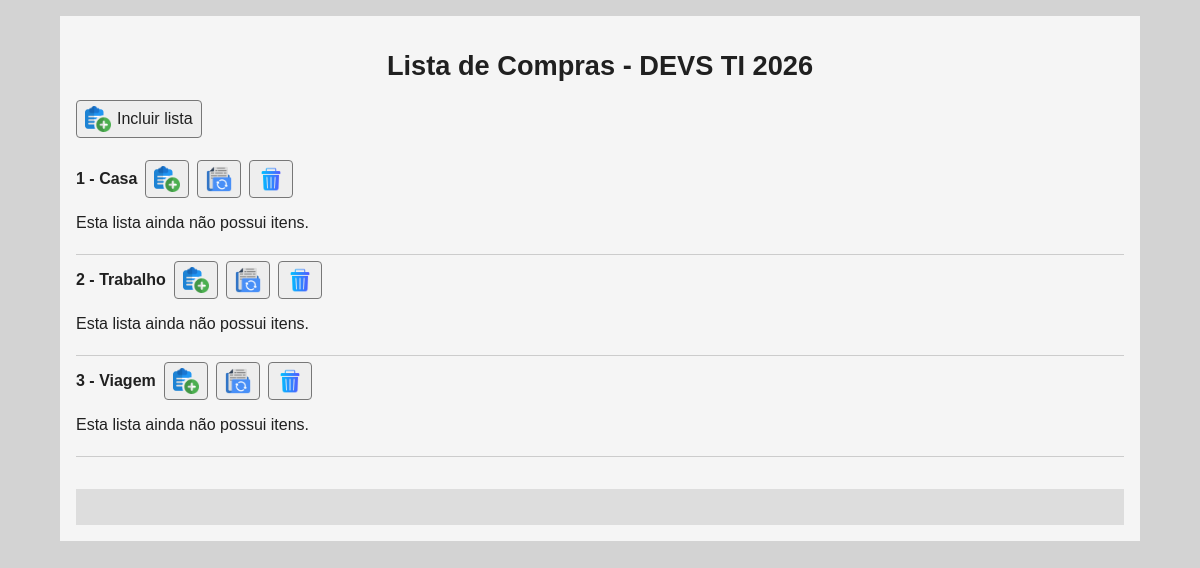
The app's page /, older data.
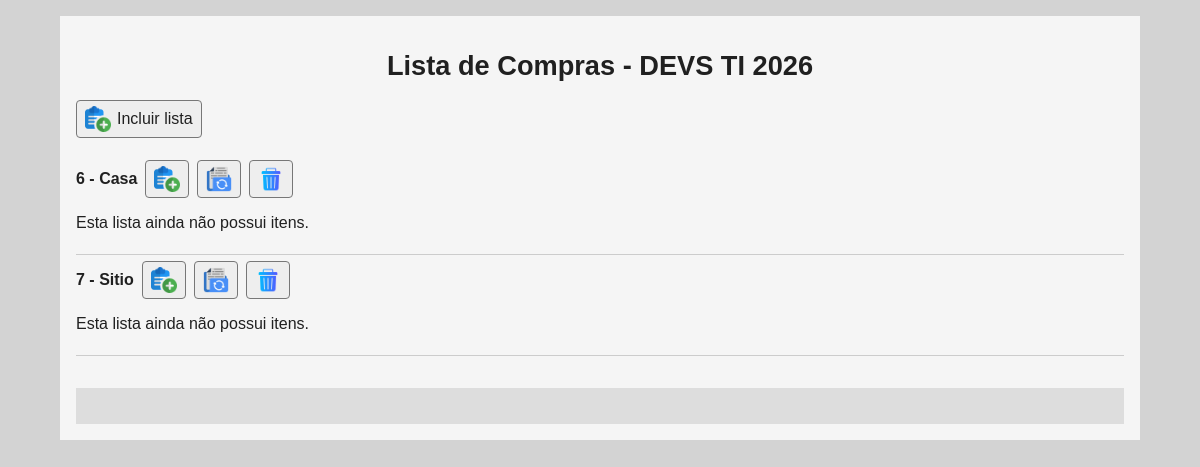
The same page, newer data.
### tables this page shows
CREATE TABLE `lista` (
  `codigo` int NOT NULL COMMENT 'Código da Lista de Compra',
  `nome` varchar(100) NOT NULL COMMENT 'Nome da Lista de Compras'
);

### funcoes.php (called while the page is built, shortened)
<?php
function escapar($valor): string
{
    return htmlspecialchars((string) $valor, ENT_QUOTES | ENT_SUBSTITUTE, 'UTF-8');
}

### index.php (the view, shortened to what this page needs)
<?php
require_once __DIR__ . '/funcoes.php';
require_once __DIR__ . '/conexao.php';
try {
    $stmt = $conn->query('SELECT codigo, nome FROM lista ORDER BY nome, codigo');
    $listas = $stmt->fetchAll();
    $itensPorLista = [];
} catch (PDOException $e) {
    error_log((string) $e);
    http_response_code(500);
    exit('Não foi possível consultar os dados. Confira a estrutura do banco no README.');
}
$mensagem = $_GET['msg'] ?? '';
?>
<!DOCTYPE html>
<html lang="pt-BR">
<head>
    <link rel="stylesheet" href="estilo.css">
</head>
<body>
    <main>
        <h1>Lista de Compras - DEVS TI 2026</h1>
        <nav><a class="botao" href="incluirlista.php"><img src="img/add.png" class="icon" alt="">Incluir lista</a></nav>
        <?php if (!$listas): ?>
            <p>Não há listas cadastradas.</p>
        <?php else: ?>
            <ul class="listas">
            <?php foreach ($listas as $lista): ?>
                <li>
                    <div class="acoes">
                        <strong><?= escapar($lista['codigo']) ?> - <?= escapar($lista['nome']) ?></strong>
                        <a class="botao" href="incluiritens.php?<?= escapar(http_build_query(['codigo' => $lista['codigo']])) ?>" title="Incluir item" aria-label="Incluir item"><img class="icon" src="img/add.png" alt=""></a>
                        <a class="botao" href="alterarlista.php?<?= escapar(http_build_query(['codigo' => $lista['codigo']])) ?>" title="Alterar lista" aria-label="Alterar lista"><img class="icon" src="img/update.png" alt=""></a>
                        <form action="excluirlista.php" method="post" data-confirmar="<?= escapar('Confirma exclusão da lista ' . $lista['nome'] . ' e de seus itens?') ?>">
                            <button type="submit" title="Excluir lista" aria-label="Excluir lista"><img class="icon" src="img/delete.png" alt=""></button>
                        </form>
                    </div>
                    <?php if (empty($itensPorLista[$lista['codigo']])): ?>
                        <p>Esta lista ainda não possui itens.</p>
                    <?php endif; ?>
                </li>
            <?php endforeach; ?>
            </ul>
        <?php endif; ?>
        <footer><p id="msg" role="status"><?= escapar($mensagem) ?></p></footer>
    </main>
</body>
</html>

### estilo.css (style rules this page uses)
* { box-sizing: border-box; font-family: Arial, Helvetica, sans-serif; }
body { margin: 0; background-color: lightgray; color: #202020; }
main { display: flex; flex-direction: column; width: 90%; max-width: 1100px; margin: 16px auto; padding: 16px; background-color: whitesmoke; }
h1 { text-align: center; font-size: 1.7rem; }
button, .botao { display: inline-flex; align-items: center; justify-content: center; gap: 6px; padding: 5px 8px; min-height: 38px; border: 1px solid #777; border-radius: 4px; background: #eee; color: #202020; text-decoration: none; font-size: 1rem; cursor: pointer; }
.icon { width: 26px; height: 26px; object-fit: contain; }
ul { padding-left: 18px; }
li { list-style: none; padding: 6px 0; overflow-wrap: anywhere; }
.listas { padding-left: 0; }
.listas > li { border-bottom: 1px solid #ccc; }
.acoes { display: flex; flex-wrap: wrap; align-items: center; gap: 8px; }
.acoes form { margin: 0; }
footer { margin-top: 16px; padding: 8px; background-color: #ddd; }
#msg { min-height: 1.2em; margin: 0; }

Row changes from the older to the newer data that the page shows:
removed lista: codigo "1", nome "Casa", shows "Esta lista ainda não possui itens."
removed lista: codigo "2", nome "Trabalho", shows "Esta lista ainda não possui itens."
removed lista: codigo "3", nome "Viagem", shows "Esta lista ainda não possui itens."
added lista: codigo "6", nome "Casa", shows "Esta lista ainda não possui itens."
added lista: codigo "7", nome "Sitio", shows "Esta lista ainda não possui itens."
